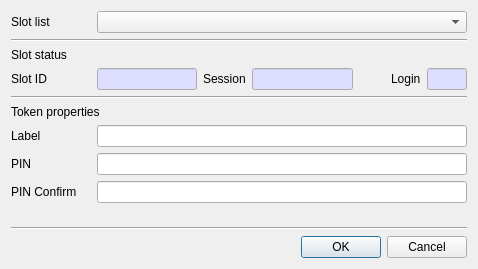
<?xml version="1.0" encoding="UTF-8"?>
<ui version="4.0">
 <class>InitTokenDlg</class>
 <widget class="QDialog" name="InitTokenDlg">
  <property name="geometry">
   <rect>
    <x>0</x>
    <y>0</y>
    <width>478</width>
    <height>269</height>
   </rect>
  </property>
  <property name="windowTitle">
   <string>Initialize token</string>
  </property>
  <layout class="QVBoxLayout" name="verticalLayout">
   <item>
    <layout class="QGridLayout" name="gridLayout">
     <property name="topMargin">
      <number>0</number>
     </property>
     <item row="0" column="0">
      <widget class="QLabel" name="label">
       <property name="minimumSize">
        <size>
         <width>80</width>
         <height>0</height>
        </size>
       </property>
       <property name="text">
        <string>Slot list</string>
       </property>
      </widget>
     </item>
     <item row="0" column="1">
      <widget class="QComboBox" name="mSlotsCombo">
       <property name="sizePolicy">
        <sizepolicy hsizetype="Preferred" vsizetype="Fixed">
         <horstretch>1</horstretch>
         <verstretch>0</verstretch>
        </sizepolicy>
       </property>
      </widget>
     </item>
    </layout>
   </item>
   <item>
    <widget class="Line" name="line">
     <property name="orientation">
      <enum>Qt::Horizontal</enum>
     </property>
    </widget>
   </item>
   <item>
    <widget class="QLabel" name="label_2">
     <property name="text">
      <string>Slot status</string>
     </property>
    </widget>
   </item>
   <item>
    <layout class="QGridLayout" name="gridLayout_2">
     <property name="topMargin">
      <number>0</number>
     </property>
     <item row="0" column="0">
      <widget class="QLabel" name="label_3">
       <property name="minimumSize">
        <size>
         <width>80</width>
         <height>0</height>
        </size>
       </property>
       <property name="text">
        <string>Slot ID</string>
       </property>
      </widget>
     </item>
     <item row="0" column="2">
      <widget class="QLabel" name="label_4">
       <property name="text">
        <string>Session</string>
       </property>
      </widget>
     </item>
     <item row="0" column="6">
      <widget class="QLineEdit" name="mLoginText">
       <property name="minimumSize">
        <size>
         <width>40</width>
         <height>0</height>
        </size>
       </property>
       <property name="maximumSize">
        <size>
         <width>40</width>
         <height>16777215</height>
        </size>
       </property>
       <property name="palette">
        <palette>
         <active>
          <colorrole role="Base">
           <brush brushstyle="SolidPattern">
            <color alpha="255">
             <red>221</red>
             <green>221</green>
             <blue>255</blue>
            </color>
           </brush>
          </colorrole>
         </active>
         <inactive>
          <colorrole role="Base">
           <brush brushstyle="SolidPattern">
            <color alpha="255">
             <red>221</red>
             <green>221</green>
             <blue>255</blue>
            </color>
           </brush>
          </colorrole>
         </inactive>
         <disabled>
          <colorrole role="Base">
           <brush brushstyle="SolidPattern">
            <color alpha="255">
             <red>240</red>
             <green>240</green>
             <blue>240</blue>
            </color>
           </brush>
          </colorrole>
         </disabled>
        </palette>
       </property>
       <property name="readOnly">
        <bool>true</bool>
       </property>
      </widget>
     </item>
     <item row="0" column="1">
      <widget class="QLineEdit" name="mSlotIDText">
       <property name="minimumSize">
        <size>
         <width>80</width>
         <height>0</height>
        </size>
       </property>
       <property name="palette">
        <palette>
         <active>
          <colorrole role="Base">
           <brush brushstyle="SolidPattern">
            <color alpha="255">
             <red>221</red>
             <green>221</green>
             <blue>255</blue>
            </color>
           </brush>
          </colorrole>
         </active>
         <inactive>
          <colorrole role="Base">
           <brush brushstyle="SolidPattern">
            <color alpha="255">
             <red>221</red>
             <green>221</green>
             <blue>255</blue>
            </color>
           </brush>
          </colorrole>
         </inactive>
         <disabled>
          <colorrole role="Base">
           <brush brushstyle="SolidPattern">
            <color alpha="255">
             <red>240</red>
             <green>240</green>
             <blue>240</blue>
            </color>
           </brush>
          </colorrole>
         </disabled>
        </palette>
       </property>
       <property name="readOnly">
        <bool>true</bool>
       </property>
      </widget>
     </item>
     <item row="0" column="3">
      <widget class="QLineEdit" name="mSessionText">
       <property name="minimumSize">
        <size>
         <width>80</width>
         <height>0</height>
        </size>
       </property>
       <property name="palette">
        <palette>
         <active>
          <colorrole role="Base">
           <brush brushstyle="SolidPattern">
            <color alpha="255">
             <red>221</red>
             <green>221</green>
             <blue>255</blue>
            </color>
           </brush>
          </colorrole>
         </active>
         <inactive>
          <colorrole role="Base">
           <brush brushstyle="SolidPattern">
            <color alpha="255">
             <red>221</red>
             <green>221</green>
             <blue>255</blue>
            </color>
           </brush>
          </colorrole>
         </inactive>
         <disabled>
          <colorrole role="Base">
           <brush brushstyle="SolidPattern">
            <color alpha="255">
             <red>240</red>
             <green>240</green>
             <blue>240</blue>
            </color>
           </brush>
          </colorrole>
         </disabled>
        </palette>
       </property>
       <property name="readOnly">
        <bool>true</bool>
       </property>
      </widget>
     </item>
     <item row="0" column="5">
      <widget class="QLabel" name="label_5">
       <property name="text">
        <string>Login</string>
       </property>
      </widget>
     </item>
     <item row="0" column="4">
      <spacer name="horizontalSpacer">
       <property name="orientation">
        <enum>Qt::Horizontal</enum>
       </property>
       <property name="sizeHint" stdset="0">
        <size>
         <width>40</width>
         <height>20</height>
        </size>
       </property>
      </spacer>
     </item>
    </layout>
   </item>
   <item>
    <widget class="Line" name="line_2">
     <property name="orientation">
      <enum>Qt::Horizontal</enum>
     </property>
    </widget>
   </item>
   <item>
    <widget class="QLabel" name="label_6">
     <property name="text">
      <string>Token properties</string>
     </property>
    </widget>
   </item>
   <item>
    <layout class="QGridLayout" name="gridLayout_3">
     <item row="1" column="0">
      <widget class="QLabel" name="label_7">
       <property name="text">
        <string>PIN</string>
       </property>
      </widget>
     </item>
     <item row="1" column="1">
      <widget class="QLineEdit" name="mPinText">
       <property name="echoMode">
        <enum>QLineEdit::Password</enum>
       </property>
      </widget>
     </item>
     <item row="0" column="0">
      <widget class="QLabel" name="label_8">
       <property name="minimumSize">
        <size>
         <width>80</width>
         <height>0</height>
        </size>
       </property>
       <property name="text">
        <string>Label</string>
       </property>
      </widget>
     </item>
     <item row="0" column="1">
      <widget class="QLineEdit" name="mLabelText"/>
     </item>
     <item row="2" column="0">
      <widget class="QLabel" name="label_9">
       <property name="text">
        <string>PIN Confirm</string>
       </property>
      </widget>
     </item>
     <item row="2" column="1">
      <widget class="QLineEdit" name="mPinConfText">
       <property name="echoMode">
        <enum>QLineEdit::Password</enum>
       </property>
      </widget>
     </item>
    </layout>
   </item>
   <item>
    <spacer name="verticalSpacer">
     <property name="orientation">
      <enum>Qt::Vertical</enum>
     </property>
     <property name="sizeHint" stdset="0">
      <size>
       <width>20</width>
       <height>40</height>
      </size>
     </property>
    </spacer>
   </item>
   <item>
    <widget class="Line" name="line_3">
     <property name="orientation">
      <enum>Qt::Horizontal</enum>
     </property>
    </widget>
   </item>
   <item>
    <widget class="QDialogButtonBox" name="buttonBox">
     <property name="orientation">
      <enum>Qt::Horizontal</enum>
     </property>
     <property name="standardButtons">
      <set>QDialogButtonBox::Cancel|QDialogButtonBox::Ok</set>
     </property>
    </widget>
   </item>
  </layout>
 </widget>
 <tabstops>
  <tabstop>mSlotsCombo</tabstop>
  <tabstop>mSlotIDText</tabstop>
  <tabstop>mSessionText</tabstop>
  <tabstop>mLoginText</tabstop>
  <tabstop>mLabelText</tabstop>
  <tabstop>mPinText</tabstop>
 </tabstops>
 <resources/>
 <connections>
  <connection>
   <sender>buttonBox</sender>
   <signal>accepted()</signal>
   <receiver>InitTokenDlg</receiver>
   <slot>accept()</slot>
   <hints>
    <hint type="sourcelabel">
     <x>248</x>
     <y>254</y>
    </hint>
    <hint type="destinationlabel">
     <x>157</x>
     <y>274</y>
    </hint>
   </hints>
  </connection>
  <connection>
   <sender>buttonBox</sender>
   <signal>rejected()</signal>
   <receiver>InitTokenDlg</receiver>
   <slot>reject()</slot>
   <hints>
    <hint type="sourcelabel">
     <x>316</x>
     <y>260</y>
    </hint>
    <hint type="destinationlabel">
     <x>286</x>
     <y>274</y>
    </hint>
   </hints>
  </connection>
 </connections>
</ui>
